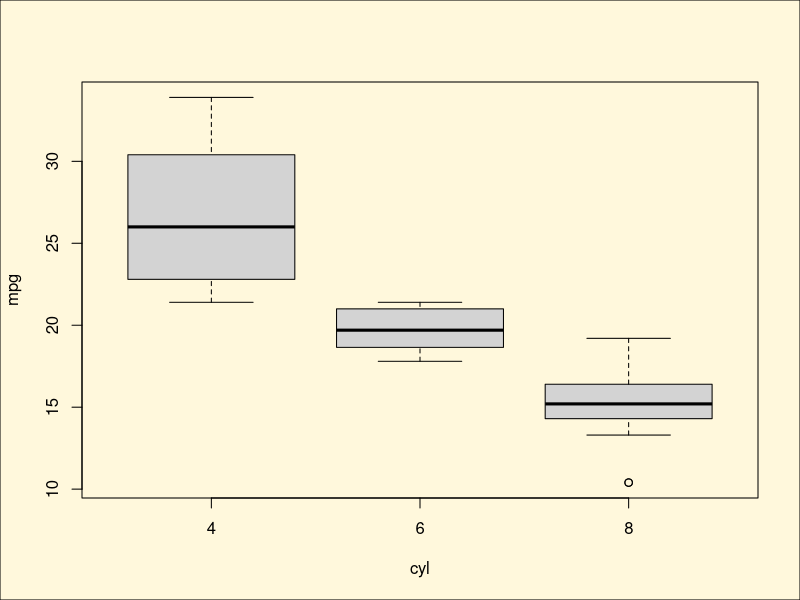

The R script that drew this image: (Note: this script raises an error after producing the figure.)
## ---- chunk 1
library(ggplot2)
library(cowplot)

# define function that emits desired plot
p1 <- function() {boxplot(mpg ~ cyl, xlab = "cyl", ylab = "mpg", data = mtcars)}

ggdraw(p1) +
  theme(plot.background = element_rect(fill = "cornsilk"))

ggdraw() +
  draw_image("http://jeroen.github.io/images/tiger.svg", scale = 0.9) +
  draw_plot(p1)

p2 <- ggplot(data = mtcars, aes(factor(cyl), mpg)) + geom_boxplot()
plot_grid(p1, p2)
## ---- chunk 2
# create base R plot
boxplot(mpg ~ cyl, xlab = "cyl", ylab = "mpg", data = mtcars)
# record previous base R plot and then draw through ggdraw()
p1_recorded <- recordPlot()
ggdraw(p1_recorded)
## ---- chunk 3
# store base R plot as formula
p1_formula <- ~boxplot(mpg ~ cyl, xlab = "cyl", ylab = "mpg", data = mtcars)
ggdraw(p1_formula)
## ---- chunk 4
library(ggplot2)
library(lattice)
library(cowplot)

# base R (note formula format for base graphics)
# package "gridGraphics" needs to be installed for this to work
p1 <- ~{
  par(cex = .8)
  boxplot(mpg ~ cyl, xlab = "cyl", ylab = "mpg", data = mtcars)
}

# lattice
p2 <- bwplot(~mpg | cyl, data = mtcars)

# ggplot2
p3 <- ggplot(data = mtcars, aes(factor(cyl), mpg)) + geom_boxplot()

# combine all into one plot
plot_grid(p1, p2, p3, rel_heights = c(1, .6), labels = "auto")
## ---- chunk 5
ggdraw(p1)
## ---- chunk 6
p_sqrt <- ~plot(sqrt)
p_volcano <- ~image(volcano)

plot_grid(p_sqrt, p_volcano, labels = "auto")
## ---- chunk 7
library(VennDiagram)

p_venn <- draw.pairwise.venn(
  100, 70, 30,
  c("First", "Second"),
  fill = c("light blue", "pink"),
  alpha = c(0.7, 0.7),
  ind = FALSE
)

ggdraw(p_venn)
